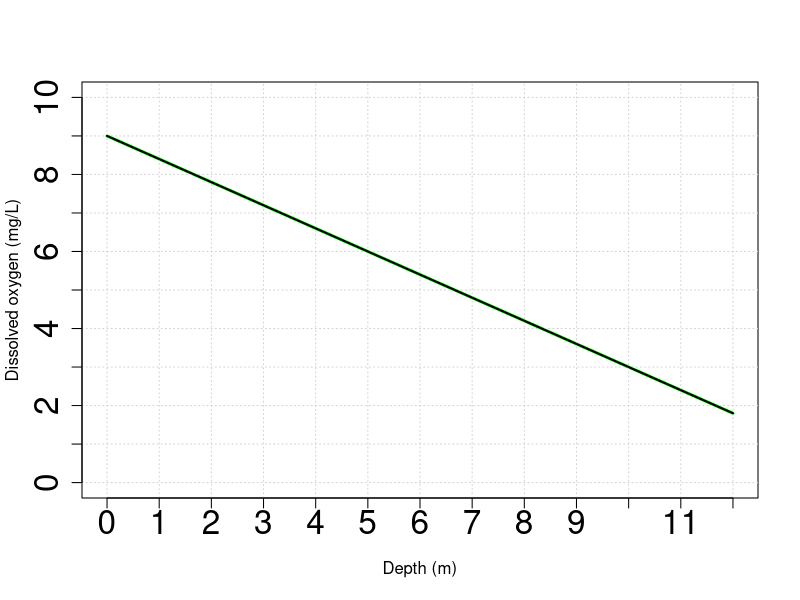
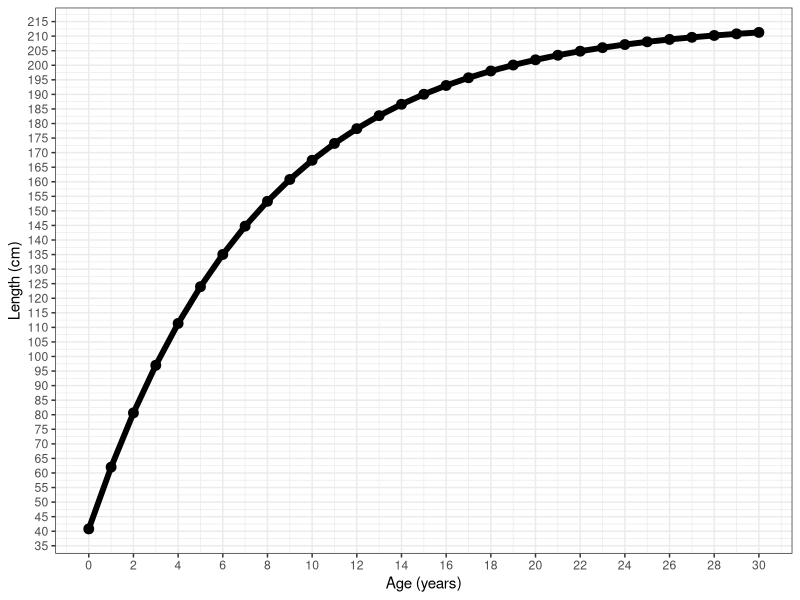
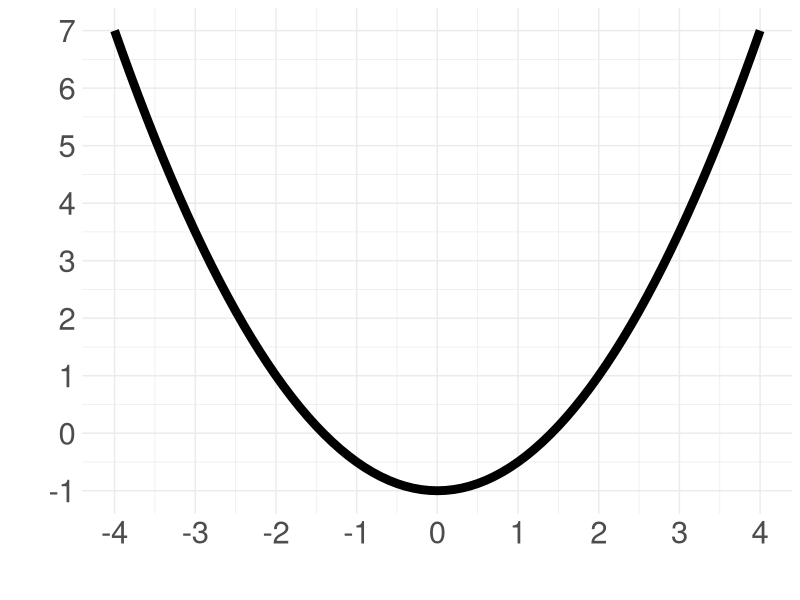

The R source for these figures, in order:
## ---- chunk 1
knitr::opts_chunk$set(echo = TRUE,message=FALSE,warning=FALSE)

library(tidyverse)
## ---- chunk 2
#| echo: false
#| fig-align: center
#| out-width: "70%"
depth <- seq(0, 12, length.out = 100)
DO <- -0.6*depth + 9

plot(depth, DO, type = "l", lwd = 3, col = "green",
     xlim = c(0, 12), ylim = c(0, 10),
     xlab = "Depth (m)", ylab = "Dissolved oxygen (mg/L)",
     xaxt = "n", yaxt = "n")
abline(h = seq(0, 10, by = 1), col = "lightgray", lty = "dotted")
abline(v = seq(0, 12, by = 1), col = "lightgray", lty = "dotted")
axis(1, at = seq(0, 12, by = 1), cex.axis = 2)
axis(2, at = seq(0, 10, by = 1), cex.axis = 2)
lines(depth, DO, lwd = 2)
## ---- chunk 3
#| echo: false

vb<-function(a,l,k,t0){
  l*(1-exp(-k*(a-t0)))
}

x=seq(0,30)

length=vb(x,214.8,.13,-1.62)

p1<-ggplot()+
  geom_point(aes(x=x,y=length),color="black",size=3)+
  geom_line(aes(x=x,y=length),color="black",size=2)+
  theme_bw()+
  scale_y_continuous(breaks=seq(35,215,5))+
  scale_x_continuous(breaks=seq(0,32,by=2))+
  labs(x="Age (years)",y="Length (cm)")

p1
## ---- chunk 4
#| echo: false
#| code-summary: "Show the code"
x=seq(-4,4,by=0.1)
y=0.5*x^2-1


ggplot()+
  geom_line(aes(x=x,y=y),color="black",linewidth=3)+
  #annotate("segment",x=0,xend=4,y=-3,yend=5,color="red",linewidth=2)+
  theme_minimal()+
  scale_x_continuous(breaks=seq(-4,4,by=1))+
  scale_y_continuous(breaks=seq(-3,7,by=1))+
  theme(text=element_text(size=28))+
  labs(x="",y="")
  
